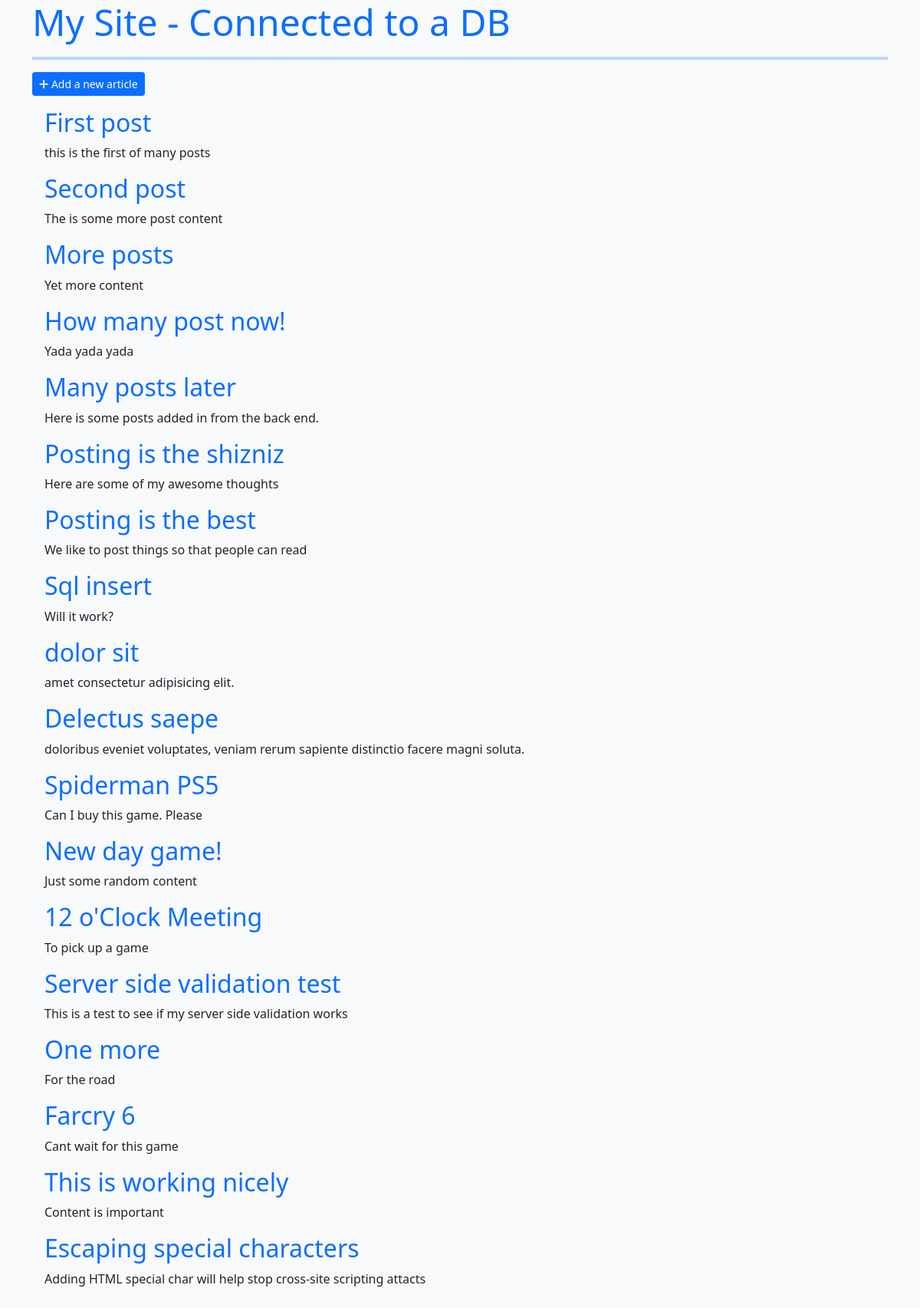
The page / on the database its author committed.
### tables this page shows
CREATE TABLE `article` (
  `id` int(11) NOT NULL,
  `title` varchar(128) NOT NULL,
  `content` text NOT NULL,
  `published_at` datetime DEFAULT NULL
);

### index.php (the view, shortened to what this page needs)
<?php
$conn = getDB();
$sql = "SELECT *
        FROM article
        ORDER BY id";
$results = mysqli_query($conn, $sql);
if ($results === false) {
    echo mysqli_error($conn);
} else {
    $articles = mysqli_fetch_all($results, MYSQLI_ASSOC);
}
?>
<?php require './includes/header.php'; ?>
<main>
    <a class="btn btn-primary btn-sm mb-3" href="./new_article.php"><i class="fas fa-plus"></i> Add a new article</a>
    <ul class="list-unstyled ms-3">
        <?php foreach ($articles as $article) : ?>
            <li>
                <article>
                    <h2><a class="text-decoration-none" href="article.php?id=<?= $article['id']; ?>"><?= htmlspecialchars($article["title"]); ?></a></h2>
                    <p><?php echo htmlspecialchars($article["content"]); ?></p>
                </article>
            </li>
        <?php endforeach ?>
    </ul>
</main>
<div class="add-space"></div>
<?php require './includes/footer.php'; ?>

### includes/header.php (shortened to what this page needs)
<!doctype html>
<html lang="en">
<head>
    <link href="https://cdn.jsdelivr.net/npm/bootstrap@5.1.0/dist/css/bootstrap.min.css" rel="stylesheet">
    <link rel="stylesheet" href="main.css">
</head>
<body class="bg-light">
    <div class="container">
        <h1 class="display-5"><a class="text-decoration-none" href="./">My Site - Connected to a DB</a></i></h1>
        <hr class="border border-primary border-2 mb-3">

### includes/footer.php (shortened to what this page needs)
</div>
    </body>
</html>

### main.css (style rules this page uses)
.add-space { height: 300px; }

### rows shown on the page
article: title "First post", content "this is the first of many posts"
article: title "Second post", content "The is some more post content"
article: title "More posts", content "Yet more content"
article: title "How many post now!", content "Yada yada yada"
article: title "Many posts later", content "Here is some posts added in from the back end."
article: title "Posting is the shizniz", content "Here are some of my awesome thoughts"
article: title "Posting is the best", content "We like to post things so that people can read"
article: title "Sql insert", content "Will it work?"
article: title "dolor sit", content "amet consectetur adipisicing elit."
article: title "Delectus saepe", content "doloribus eveniet voluptates, veniam rerum sapiente distinctio facere magni soluta."
article: title "Spiderman PS5", content "Can I buy this game. Please"
article: title "New day game!", content "Just some random content"
article: title "12 o'Clock Meeting", content "To pick up a game"
article: title "Server side validation test", content "This is a test to see if my server side validation works"
article: title "One more", content "For the road"
article: title "Farcry 6", content "Cant wait for this game"
article: title "This is working nicely", content "Content is important"
article: title "Escaping special characters", content "Adding HTML special char will help stop cross-site scripting attacts"
